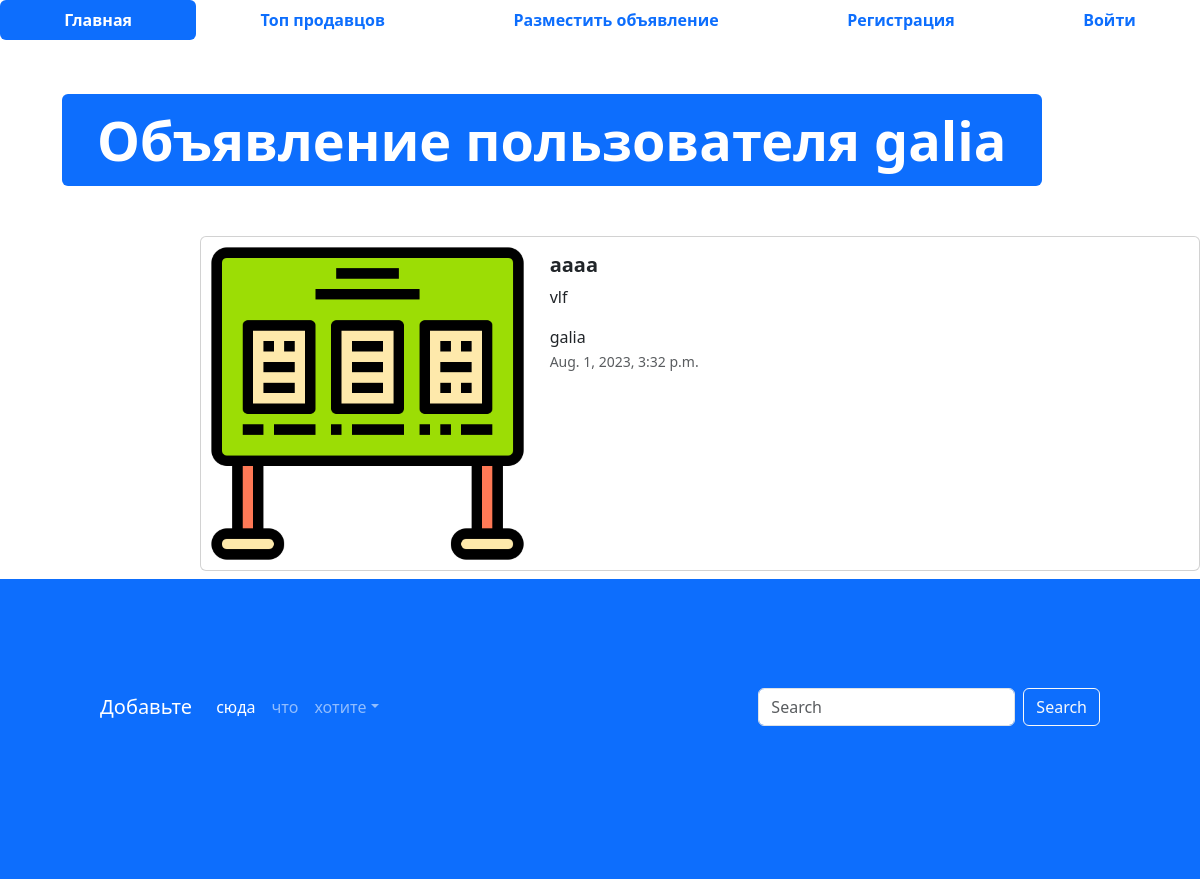
The page /advertisement/3 on the database its author committed.
### app_advertisements/models.py (models this page shows, shortened)
class Advertisements(models.Model):
    title = models.CharField("Заголовок", max_length=128)
    description = models.TextField("Описание")
    price = models.DecimalField("Цена", max_digits=10, decimal_places=2)
    auction = models.BooleanField("Торг", help_text="Отметьте, если торг уместен")
    created_at = models.DateTimeField(auto_now_add=True)
    update_at = models.DateTimeField(auto_now=True)
    user = models.ForeignKey(User, verbose_name='пользователь', on_delete=models.CASCADE)
    image = models.ImageField('Изображение', upload_to='advertisements/')

### app_advertisements/views.py (the view)
# urls.py: path('advertisement/<int:pk>', advertisement_detail, name='adv-detail')
def advertisement_detail(request, pk):
    advertisement = Advertisements.objects.get(id=pk)
    context = {
        'advertisement': advertisement
    }
    return render(request, 'app_advertisements/advertisement.html', context)

### templates/app_advertisements/advertisement.html (shortened to what this page needs)
{% extends 'base.html' %}
{% load static %}
{% block content %}
<ul class="nav nav-pills sticky-top bg-white nav-fill">
  <li class="nav-item">
    <a class="nav-link active" aria-current="page" href="{% url 'main-page' %}">
      <span style="font-weight: bold;">Главная</span>
    </a>
  </li>
  <li class="nav-item">
    <a class="nav-link" href="{% url 'top-sellers' %}"><span style="font-weight: bold;">Топ продавцов</span>
    </a>
  </li>
  <li class="nav-item">
    <a class="nav-link" href="{% url 'adv-post' %}">
      <span style="font-weight: bold;">Разместить объявление</span>
    </a>
  </li>
  {% if not user.is_authenticated %}
  <li class="nav-item">
    <a class="nav-link" href="{% url 'register' %}">
      <span style="font-weight: bold;">Регистрация</span>
    </a>
  </li>
  <li class="nav-item">
    <a class="nav-link" href="{% url 'login' %}">
      <span style="font-weight: bold;">Войти</span>
    </a>
  </li>
  {% endif %}
</ul>
  <div class="container" style="margin: 50px;">
    <div class="display-2">
      <span class="badge bg-primary">Объявление пользователя {{ advertisement.user }}</span>
    </div>
  </div>
  <div class="col offset-2">
    <div class="card mb-2" style="max-width: 1200px; margin-top: 20px;">
      <div class="row g-0">
        <div class="col-md-4">
          <a href="{{ adv.get_absolute_url }}" class="nav-link">
            <img src="{% if advertisements.image %} {{ advertisements.image.url }} {% else %} {% static 'img/item.png' %} {% endif %}" class="img-fluid rounded-start" alt="Card title">
          </a>
        </div>
        <div class="col">
          <div class="card-body">
            <h5 class="card-title">
              <a href="#" class="nav-link"><strong>{{ advertisement.title }}</strong></a>
            </h5>
            <p class="card-text">
              {{ advertisement.description }}
            </p>
            <span>{{ advertisement.user }}</span>
            <p class="card-text"><small class="text-muted">{{ advertisement.created_at }}</small></p>
          </div>
        </div>
      </div>
    </div>
  </div>
  <footer style="padding: 100px; min-height: 300px;" class="bg-primary">
    <nav class="navbar navbar-expand-sm navbar-dark">
      <a class="navbar-brand" href="#">Добавьте</a>
      <div class="collapse navbar-collapse" id="collapsibleNavId">
        <ul class="navbar-nav me-auto mt-2 mt-lg-0">
          <li class="nav-item">
            <a class="nav-link active" href="#" aria-current="page">сюда</a>
          </li>
          <li class="nav-item">
            <a class="nav-link" href="#">что</a>
          </li>
          <li class="nav-item dropdown">
            <a class="nav-link dropdown-toggle" href="#" id="dropdownId" data-bs-toggle="dropdown" aria-haspopup="true"
              aria-expanded="false">хотите</a>
          </li>
        </ul>
        <form class="d-flex my-2 my-lg-0">
          <input class="form-control me-sm-2" type="text" placeholder="Search">
          <button class="btn btn-outline-light my-2 my-sm-0" type="submit">Search</button>
        </form>
      </div>
    </nav>
  </footer>
</body>
{% endblock %}

### rows shown on the page
Advertisements: user "galia", title "аааа", description "vlf", created_at "Aug. 1, 2023, 3:32 p.m."
